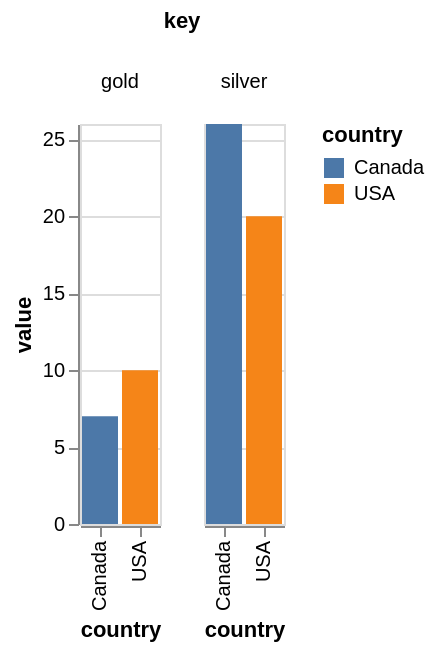

Vega-Lite specification stored for this chart:
### Vega specification from a JSON file in a GitHub repository (floating-point values rounded to 4 significant figures)
{"$schema": "https://vega.github.io/schema/vega/v5.json", "autosize": "pad", "padding": 5, "data": [{"name": "source_0", "values": [{"country": "USA", "gold": 10, "silver": 20}, {"country": "Canada", "gold": 7, "silver": 26}]}, {"name": "data_0", "source": "source_0", "transform": [{"type": "fold", "fields": ["gold", "silver"], "as": ["key", "value"]}]}, {"name": "column_domain", "source": "data_0", "transform": [{"type": "aggregate", "groupby": ["key"]}]}], "signals": [{"name": "x_step", "value": 20}, {"name": "child_width", "update": "bandspace(domain('x').length, 0.1, 0.05) * x_step"}, {"name": "child_height", "value": 200}], "layout": {"padding": 20, "offset": {"columnTitle": 10}, "columns": {"signal": "length(data('column_domain'))"}, "bounds": "full", "align": "all"}, "marks": [{"name": "column-title", "type": "group", "role": "column-title", "title": {"text": "key", "offset": 10, "style": "guide-title"}}, {"name": "row_header", "type": "group", "role": "row-header", "encode": {"update": {"height": {"signal": "child_height"}}}, "axes": [{"scale": "y", "orient": "left", "grid": false, "title": "value", "labelOverlap": true, "tickCount": {"signal": "ceil(child_height/40)"}, "zindex": 1}]}, {"name": "column_header", "type": "group", "role": "column-header", "from": {"data": "column_domain"}, "sort": {"field": "datum[\"key\"]", "order": "ascending"}, "title": {"text": {"signal": "''+parent[\"key\"]"}, "offset": 10, "style": "guide-label", "frame": "group", "baseline": "middle"}, "encode": {"update": {"width": {"signal": "child_width"}}}}, {"name": "column_footer", "type": "group", "role": "column-footer", "from": {"data": "column_domain"}, "sort": {"field": "datum[\"key\"]", "order": "ascending"}, "encode": {"update": {"width": {"signal": "child_width"}}}, "axes": [{"scale": "x", "orient": "bottom", "grid": false, "title": "country", "labelAlign": "right", "labelAngle": 270, "labelBaseline": "middle", "zindex": 1}]}, {"name": "cell", "type": "group", "style": "cell", "from": {"facet": {"name": "facet", "data": "data_0", "groupby": ["key"]}}, "sort": {"field": ["datum[\"key\"]"], "order": ["ascending"]}, "encode": {"update": {"width": {"signal": "child_width"}, "height": {"signal": "child_height"}}}, "marks": [{"name": "child_marks", "type": "rect", "style": ["bar"], "from": {"data": "facet"}, "encode": {"update": {"fill": [{"test": "datum[\"value\"] === null || isNaN(datum[\"value\"])", "value": null}, {"scale": "color", "field": "country"}], "tooltip": {"signal": "{\"country\": ''+datum[\"country\"], \"value\": format(datum[\"value\"], \"\")}"}, "x": {"scale": "x", "field": "country"}, "width": {"scale": "x", "band": true}, "y": {"scale": "y", "field": "value"}, "y2": {"scale": "y", "value": 0}}}}], "axes": [{"scale": "y", "orient": "left", "gridScale": "x", "grid": true, "tickCount": {"signal": "ceil(child_height/40)"}, "domain": false, "labels": false, "maxExtent": 0, "minExtent": 0, "ticks": false, "zindex": 0}]}], "scales": [{"name": "x", "type": "band", "domain": {"data": "data_0", "field": "country", "sort": true}, "range": {"step": {"signal": "x_step"}}, "paddingInner": 0.1, "paddingOuter": 0.05}, {"name": "y", "type": "linear", "domain": {"data": "data_0", "field": "value"}, "range": [{"signal": "child_height"}, 0], "nice": true, "zero": true}, {"name": "color", "type": "ordinal", "domain": {"data": "data_0", "field": "country", "sort": true}, "range": "category", "interpolate": "hcl"}], "legends": [{"fill": "color", "gradientLength": {"signal": "clamp(child_height, 64, 200)"}, "title": "country", "encode": {"symbols": {"update": {"shape": {"value": "square"}}}}}]}
